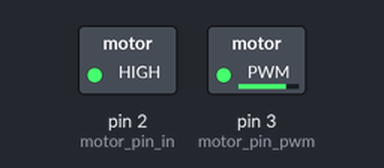
A sketch run on a simulated Arduino Uno, built with avr-gcc and run on an emulated ATmega328P. Shown: switched loads named in the sketch (green lamp = pin HIGH). What the sketch prints to the serial monitor is not drawn.

Above: at 0.05 s.
At 2.45 s:
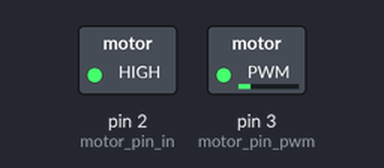
At 4.9 s:
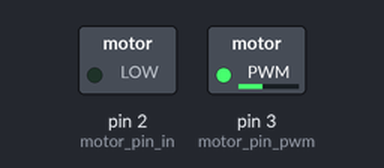
At 9.8 s:
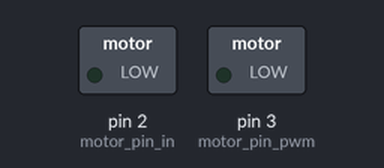
Timing chart, 0 to 17.1 s (numbered marks = the images above):
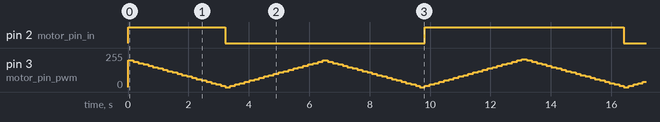

The sketch:

motor.ino
```cpp
#define motor_pin_in 2
#define motor_pin_pwm 3

void setup() {
    Serial.begin(9600);
    pinMode(motor_pin_in, OUTPUT);
    pinMode(motor_pin_pwm, OUTPUT);
}

void loop() {
    static int speed = -200;
    static boolean increase = true;
    static long last_time = 0;

    if(millis() - last_time > 150) {
        last_time = millis();

        if(speed < 200 && increase) speed += 10;
        else{
          speed -= 10;
          increase = false;
          if(speed < -200) increase = true;
        }
    }

    if(speed > 0) {
        Serial.print("FORWARD ");
        Serial.println(speed);
        analogWrite(motor_pin_pwm, speed);
        digitalWrite(motor_pin_in, 0);
    } else if (speed < 0) {
        Serial.print("BACKWARD ");
        Serial.println(speed + 255);
        analogWrite(motor_pin_pwm, -speed);
        digitalWrite(motor_pin_in, 1);
    }
    else {
        // stop
        Serial.println("stop");
        analogWrite(motor_pin_pwm, 0);
        digitalWrite(motor_pin_in, 0);
    }
}
```

Measured:
- by itself, pin 2 (motor_pin_in): repeats every 13.2 s: LOW 6.6 s, HIGH 6.6 s
